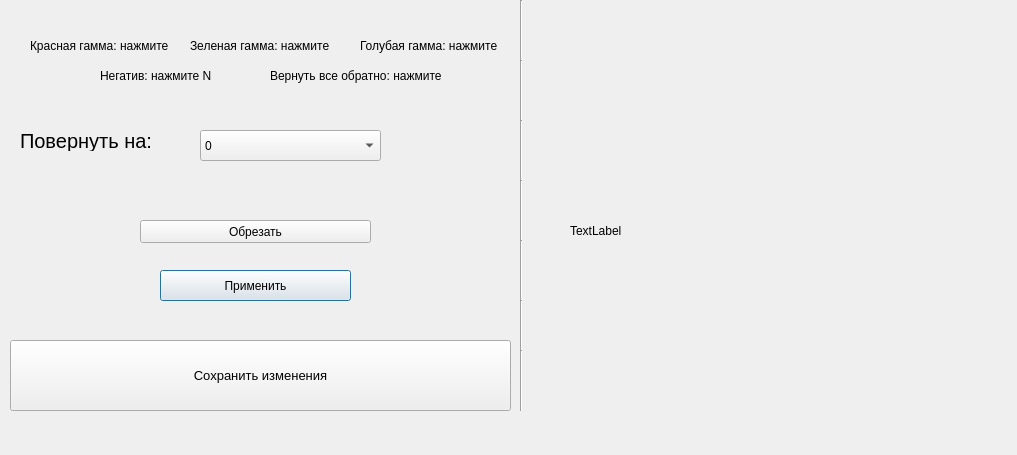
<?xml version="1.0" encoding="UTF-8"?>
<ui version="4.0">
 <class>Change_the_picture</class>
 <widget class="QDialog" name="Change_the_picture">
  <property name="geometry">
   <rect>
    <x>0</x>
    <y>0</y>
    <width>1017</width>
    <height>455</height>
   </rect>
  </property>
  <property name="windowTitle">
   <string>Dialog</string>
  </property>
  <widget class="QComboBox" name="comboBox">
   <property name="geometry">
    <rect>
     <x>200</x>
     <y>130</y>
     <width>181</width>
     <height>31</height>
    </rect>
   </property>
   <item>
    <property name="text">
     <string>0</string>
    </property>
   </item>
   <item>
    <property name="text">
     <string>90</string>
    </property>
   </item>
   <item>
    <property name="text">
     <string>180</string>
    </property>
   </item>
   <item>
    <property name="text">
     <string>270</string>
    </property>
   </item>
   <item>
    <property name="text">
     <string>360</string>
    </property>
   </item>
  </widget>
  <widget class="QLabel" name="label_2">
   <property name="geometry">
    <rect>
     <x>30</x>
     <y>30</y>
     <width>141</width>
     <height>31</height>
    </rect>
   </property>
   <property name="text">
    <string>Красная гамма: нажмите R</string>
   </property>
  </widget>
  <widget class="QLabel" name="label_3">
   <property name="geometry">
    <rect>
     <x>360</x>
     <y>30</y>
     <width>141</width>
     <height>31</height>
    </rect>
   </property>
   <property name="text">
    <string>Голубая гамма: нажмите B</string>
   </property>
  </widget>
  <widget class="QLabel" name="label_4">
   <property name="geometry">
    <rect>
     <x>190</x>
     <y>30</y>
     <width>141</width>
     <height>31</height>
    </rect>
   </property>
   <property name="text">
    <string>Зеленая гамма: нажмите G</string>
   </property>
  </widget>
  <widget class="Line" name="line">
   <property name="geometry">
    <rect>
     <x>520</x>
     <y>0</y>
     <width>3</width>
     <height>61</height>
    </rect>
   </property>
   <property name="orientation">
    <enum>Qt::Vertical</enum>
   </property>
  </widget>
  <widget class="QLabel" name="image123">
   <property name="geometry">
    <rect>
     <x>570</x>
     <y>0</y>
     <width>431</width>
     <height>461</height>
    </rect>
   </property>
   <property name="text">
    <string>TextLabel</string>
   </property>
  </widget>
  <widget class="Line" name="line_2">
   <property name="geometry">
    <rect>
     <x>520</x>
     <y>60</y>
     <width>3</width>
     <height>61</height>
    </rect>
   </property>
   <property name="orientation">
    <enum>Qt::Vertical</enum>
   </property>
  </widget>
  <widget class="Line" name="line_3">
   <property name="geometry">
    <rect>
     <x>520</x>
     <y>120</y>
     <width>3</width>
     <height>61</height>
    </rect>
   </property>
   <property name="orientation">
    <enum>Qt::Vertical</enum>
   </property>
  </widget>
  <widget class="Line" name="line_4">
   <property name="geometry">
    <rect>
     <x>520</x>
     <y>180</y>
     <width>3</width>
     <height>61</height>
    </rect>
   </property>
   <property name="orientation">
    <enum>Qt::Vertical</enum>
   </property>
  </widget>
  <widget class="Line" name="line_5">
   <property name="geometry">
    <rect>
     <x>520</x>
     <y>240</y>
     <width>3</width>
     <height>61</height>
    </rect>
   </property>
   <property name="orientation">
    <enum>Qt::Vertical</enum>
   </property>
  </widget>
  <widget class="Line" name="line_6">
   <property name="geometry">
    <rect>
     <x>520</x>
     <y>300</y>
     <width>3</width>
     <height>61</height>
    </rect>
   </property>
   <property name="orientation">
    <enum>Qt::Vertical</enum>
   </property>
  </widget>
  <widget class="QPushButton" name="change_color">
   <property name="geometry">
    <rect>
     <x>160</x>
     <y>270</y>
     <width>191</width>
     <height>31</height>
    </rect>
   </property>
   <property name="text">
    <string>Применить</string>
   </property>
  </widget>
  <widget class="QPushButton" name="buttonsave">
   <property name="geometry">
    <rect>
     <x>10</x>
     <y>340</y>
     <width>501</width>
     <height>71</height>
    </rect>
   </property>
   <property name="font">
    <font>
     <pointsize>10</pointsize>
    </font>
   </property>
   <property name="text">
    <string>Сохранить изменения</string>
   </property>
  </widget>
  <widget class="QLabel" name="label">
   <property name="geometry">
    <rect>
     <x>20</x>
     <y>130</y>
     <width>141</width>
     <height>21</height>
    </rect>
   </property>
   <property name="font">
    <font>
     <pointsize>15</pointsize>
    </font>
   </property>
   <property name="text">
    <string>Повернуть на: </string>
   </property>
  </widget>
  <widget class="QPushButton" name="buttoncrop">
   <property name="geometry">
    <rect>
     <x>140</x>
     <y>220</y>
     <width>231</width>
     <height>23</height>
    </rect>
   </property>
   <property name="text">
    <string>Обрезать</string>
   </property>
  </widget>
  <widget class="Line" name="line_7">
   <property name="geometry">
    <rect>
     <x>520</x>
     <y>350</y>
     <width>3</width>
     <height>61</height>
    </rect>
   </property>
   <property name="orientation">
    <enum>Qt::Vertical</enum>
   </property>
  </widget>
  <widget class="QLabel" name="label_5">
   <property name="geometry">
    <rect>
     <x>100</x>
     <y>60</y>
     <width>121</width>
     <height>31</height>
    </rect>
   </property>
   <property name="text">
    <string>Негатив: нажмите N</string>
   </property>
  </widget>
  <widget class="QLabel" name="label_6">
   <property name="geometry">
    <rect>
     <x>270</x>
     <y>60</y>
     <width>171</width>
     <height>31</height>
    </rect>
   </property>
   <property name="text">
    <string>Вернуть все обратно: нажмите P</string>
   </property>
  </widget>
 </widget>
 <resources/>
 <connections/>
</ui>
